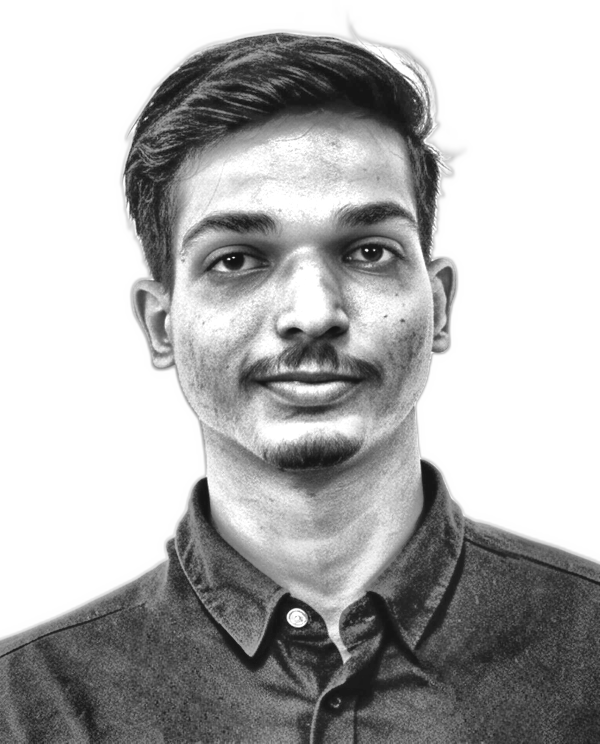
#> input picture source-prepped.png, 1200 x 1487 px (shown at 1/2 size); its folder holds 2 pictures in this run
$ python make_ascii_svg.py
#> lines starting #> are read from the running program, lines starting #| are printed output that depends on the picture
"""
Convert a portrait photo into a CLEAN, monochrome ASCII-art SVG (Andrew6rant
style: one light-gray color, subject isolated on a dark background) that "types"
itself in like a terminal, then holds.

Monochrome is deliberate -- per-character rainbow color is what makes ASCII
portraits look noisy. One fill color + a good density ramp + high contrast (so a
busy background washes out to blank) reads as neat and legible.

GitHub renders SVGs embedded via <img> and runs their SMIL animations there (JS
does not run). Each row is revealed with a left-to-right clip wipe plus a small
block cursor riding the wipe edge, staggered top -> bottom, so the whole
portrait prints once and freezes.
"""
import html
import json
import os
import sys
from PIL import Image, ImageEnhance, ImageFilter

HERE = os.path.dirname(os.path.abspath(__file__))
ROOT = os.path.join(HERE, "..")

# Defaults
SRC = sys.argv[1] if len(sys.argv) > 1 else os.path.join(ROOT, "source-prepped.png")
OUT = sys.argv[2] if len(sys.argv) > 2 else os.path.join(ROOT, "avi-ascii.svg")
CONFIG_PATH = sys.argv[3] if len(sys.argv) > 3 else os.path.join(ROOT, "profile.json")

# --- Load Config ---
try:
    with open(CONFIG_PATH, "r", encoding="utf-8") as f:
        CONFIG = json.load(f)
except FileNotFoundError:
    print(f"Warning: {CONFIG_PATH} not found. Using default fallback config.")
    CONFIG = {
        "name": "Utkarsh Gupta",
        "username": "Utkarsh-Gupta16",
        "role": "Software Developer",
        "location": "India",
        "stack": ["Python", "JavaScript"],
        "highlights": ["Open Source"]
    }

USERNAME = CONFIG.get("username", "user")
FULL_NAME = CONFIG.get("name", USERNAME)

# --- Art Settings ---
COLS = 100
ROWS = 53
CELL_W = 8
CELL_H = 15

# Improved density ramp: strictly ordered by visual weight for clean mapping
RAMP = " .`:-=+*cs#%@"

# The prepped image already has bg removed + CLAHE local contrast,
# so only light global tuning is needed here.
CONTRAST = 1.05
BRIGHTNESS = 1.0
GAMMA = 1.18          # >1 brightens mids -> face lands in sparser chars
SHARPEN = False
WHITE_FLOOR = 0.80    # luminance above this is forced to blank (space)

# --- Layout Settings ---
PAD = 20
TITLEBAR_H = 30
STATUS_H = 30
ART_W = COLS * CELL_W
ART_H = ROWS * CELL_H
CANVAS_W = ART_W + PAD * 2
CANVAS_H = TITLEBAR_H + ART_H + STATUS_H + PAD

# --- Colors ---
BG = "#0d1117"
BG2 = "#111722"
FRAME = "#30363d"
TITLE_TEXT = "#7d8590"
INK = "#c9d1d9"      # the single ascii color (matches Andrew6rant)
CURSOR = "#c9d1d9"

# --- Reveal Timing (one-shot; a cursor rasters top -> bottom) ---
ROW_DUR = 0.11
STAGGER = 0.11       # == ROW_DUR -> a single cursor sweeping down

# ---- 1. Sample the image into a COLS x ROWS grayscale grid ----------------
im = Image.open(SRC).convert("L")               # grayscale
#> im is the input picture: PIL image 1200x1487 L; min 18, max 255, mean 178.6
if SHARPEN:
    im = im.filter(ImageFilter.UnsharpMask(radius=2, percent=140, threshold=2))
im = ImageEnhance.Brightness(im).enhance(BRIGHTNESS)
im = ImageEnhance.Contrast(im).enhance(CONTRAST)
im = im.resize((COLS, ROWS), Image.LANCZOS)
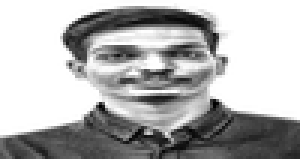
#> im: PIL image 100x53 L (shown 3 times larger); min 0, max 255, mean 176.5
px = im.load()

STATIC = bool(os.environ.get("STATIC"))  # emit frozen state for previews

rows_txt = []
for y in range(ROWS):
    chars = []
    for x in range(COLS):
        lum = px[x, y] / 255.0
        lum = pow(lum, GAMMA)
        if lum >= WHITE_FLOOR:
            chars.append(" ")
            continue
        idx = int((1.0 - lum) * (len(RAMP) - 1) + 0.5)
        idx = max(0, min(len(RAMP) - 1, idx))
        chars.append(RAMP[idx])
    rows_txt.append("".join(chars))
#> after the loop, rows_txt = 53 items

art_top = TITLEBAR_H + PAD * 0.35

# ---- 2. Assemble SVG ------------------------------------------------------
parts = []
parts.append(
    f'<svg xmlns="http://www.w3.org/2000/svg" width="{CANVAS_W}" height="{CANVAS_H}" '
    f'viewBox="0 0 {CANVAS_W} {CANVAS_H}" font-family="ui-monospace, SFMono-Regular, '
    f'Menlo, Consolas, monospace">'
)
parts.append('<defs>'
             f'<linearGradient id="bg" x1="0" y1="0" x2="0" y2="1">'
             f'<stop offset="0" stop-color="{BG2}"/><stop offset="1" stop-color="{BG}"/>'
             f'</linearGradient></defs>')

parts.append(f'<rect width="{CANVAS_W}" height="{CANVAS_H}" rx="12" fill="url(#bg)"/>')
parts.append(f'<rect x="0.5" y="0.5" width="{CANVAS_W-1}" height="{CANVAS_H-1}" rx="12" '
             f'fill="none" stroke="{FRAME}" stroke-width="1"/>')

# Title Bar
parts.append(f'<line x1="0" y1="{TITLEBAR_H}" x2="{CANVAS_W}" y2="{TITLEBAR_H}" stroke="{FRAME}"/>')
for i, dotcol in enumerate(["#ff5f56", "#ffbd2e", "#27c93f"]):
    parts.append(f'<circle cx="{PAD + i*16}" cy="{TITLEBAR_H/2}" r="5" fill="{dotcol}"/>')
parts.append(f'<text x="{CANVAS_W/2}" y="{TITLEBAR_H/2 + 4}" fill="{TITLE_TEXT}" font-size="12" '
             f'text-anchor="middle">{html.escape(USERNAME)}@github: ~$ ./portrait.sh</text>')

# ASCII Art Rows
font_size = CELL_H * 0.86
for ry, line in enumerate(rows_txt):
    y = art_top + ry * CELL_H + CELL_H * 0.74
    row_y = art_top + ry * CELL_H
    delay = ry * STAGGER
    safe = html.escape(line)
    text = (f'<text xml:space="preserve" x="{PAD}" y="{y:.1f}" fill="{INK}" '
            f'font-size="{font_size:.1f}" textLength="{ART_W}" lengthAdjust="spacing">{safe}</text>')

    if STATIC:
        parts.append(text)
        continue

    parts.append(
        f'<clipPath id="r{ry}"><rect x="{PAD}" y="{row_y:.1f}" height="{CELL_H}" width="0">'
        f'<animate attributeName="width" from="0" to="{ART_W}" begin="{delay:.3f}s" '
        f'dur="{ROW_DUR:.2f}s" fill="freeze"/></rect></clipPath>'
    )
    parts.append(f'<g clip-path="url(#r{ry})">{text}</g>')
    parts.append(
        f'<rect y="{row_y+1:.1f}" width="{CELL_W}" height="{CELL_H-2}" fill="{CURSOR}" opacity="0">'
        f'<animate attributeName="x" from="{PAD}" to="{PAD+ART_W}" begin="{delay:.3f}s" '
        f'dur="{ROW_DUR:.2f}s" fill="freeze"/>'
        f'<set attributeName="opacity" to="0.85" begin="{delay:.3f}s"/>'
        f'<set attributeName="opacity" to="0" begin="{delay+ROW_DUR:.3f}s"/></rect>'
    )
#> this loop made 53 passes
#> (y, row_y, delay) on passes 1 to 12: (48.1, 37, 0), (63.1, 52, 0.11), (78.1, 67, 0.22), (93.1, 82, 0.33), (108.1, 97, 0.44), (123.1, 112, 0.55), (138.1, 127, 0.66), (153.1, 142, 0.77), (168.1, 157, 0.88), (183.1, 172, 0.99), (198.1, 187, 1.1), (213.1, 202, 1.21)
#> after the loop, parts = 168 items

# Status Bar
status_line_y = TITLEBAR_H + ART_H + PAD * 0.35
status_y = status_line_y + 19
parts.append(f'<line x1="0" y1="{status_line_y:.1f}" x2="{CANVAS_W}" y2="{status_line_y:.1f}" stroke="{FRAME}"/>')

# Dynamically generate the status bar prompt from config
cmd_str = f'{html.escape(USERNAME)}@github:~$ whoami'
name_str = html.escape(FULL_NAME)
tspan_name = f' <tspan fill="{INK}">{name_str}</tspan>'

parts.append(f'<text x="{PAD}" y="{status_y:.1f}" fill="{TITLE_TEXT}" font-size="13">'
             f'{cmd_str}{tspan_name}</text>')

# Calculate precise X position for the blinking cursor based on text length
# Approximate char width at font-size 13 for the status bar text
status_text_len = len(cmd_str) + 1 + len(name_str)
cursor_x_offset = PAD + (status_text_len * 7.8)

parts.append(f'<rect x="{cursor_x_offset:.1f}" y="{status_y-12:.1f}" width="8" height="14" fill="{INK}">'
             f'<animate attributeName="opacity" values="1;1;0;0" keyTimes="0;0.5;0.51;1" '
             f'dur="1s" repeatCount="indefinite"/></rect>')

parts.append("</svg>")
svg = "".join(parts)

with open(OUT, "w", encoding="utf-8") as f:
    f.write(svg)

print(f"Wrote {OUT} ({len(svg)} bytes; {CANVAS_W}x{CANVAS_H})")
#| Wrote scripts/../avi-ascii.svg (37824 bytes; 840x875)
